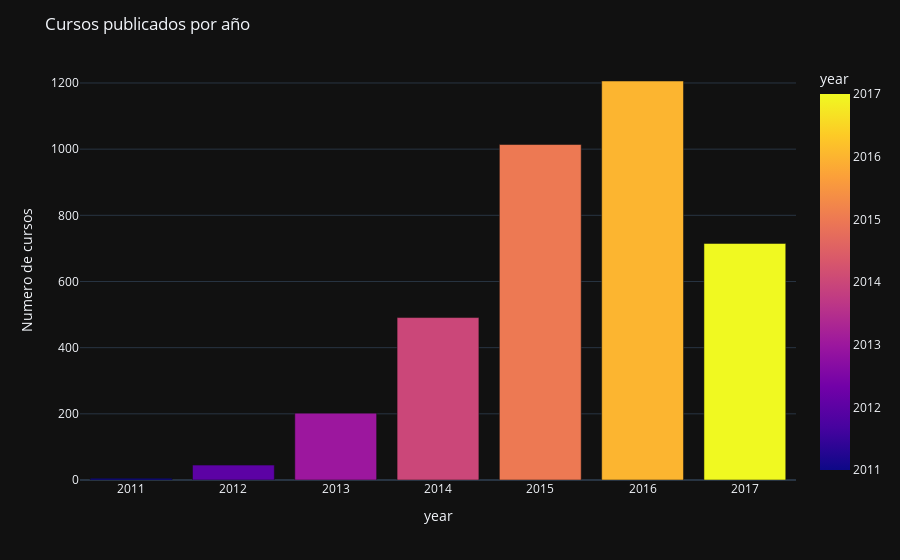

Notebook code cell kept with this figure:
### Markdown cell above
# 2) Aumento de cursos dentro de Udemy

### Code cell
data['published_timestamp'] = pd.to_datetime(data['published_timestamp'])
data['year'] = data['published_timestamp'].dt.year

Year_wise = data.groupby('year')['course_id'].count().sort_values().reset_index()
Year_wise.rename({'course_id':'Numero de cursos'},axis = 1, inplace = True)

fig = px.bar(Year_wise, y = 'Numero de cursos', x = 'year', color = 'year')
fig.update_layout(title = 'Cursos publicados por año')
fig.show()

### Figure 1 — Plotly figure (JSON) as saved in the notebook; plotly's stock layout.template omitted (floating-point values rounded to 4 significant figures)
{"data": [{"alignmentgroup": "True", "hovertemplate": "year=%{marker.color}<br>Numero de cursos=%{y}<extra></extra>", "legendgroup": "", "marker": {"color": [2011, 2012, 2013, 2014, 2017, 2015, 2016], "coloraxis": "coloraxis"}, "name": "", "offsetgroup": "", "orientation": "v", "showlegend": false, "textposition": "auto", "type": "bar", "x": [2011, 2012, 2013, 2014, 2017, 2015, 2016], "xaxis": "x", "y": [5, 45, 202, 491, 715, 1014, 1206], "yaxis": "y"}], "layout": {"barmode": "relative", "coloraxis": {"colorbar": {"title": {"text": "year"}}, "colorscale": [[0, "#0d0887"], [0.1111, "#46039f"], [0.2222, "#7201a8"], [0.3333, "#9c179e"], [0.4444, "#bd3786"], [0.5556, "#d8576b"], [0.6667, "#ed7953"], [0.7778, "#fb9f3a"], [0.8889, "#fdca26"], [1, "#f0f921"]]}, "legend": {"tracegroupgap": 0}, "margin": {"t": 60}, "title": {"text": "Cursos publicados por año"}, "xaxis": {"anchor": "y", "domain": [0, 1], "title": {"text": "year"}}, "yaxis": {"anchor": "x", "domain": [0, 1], "title": {"text": "Numero de cursos"}}}}
